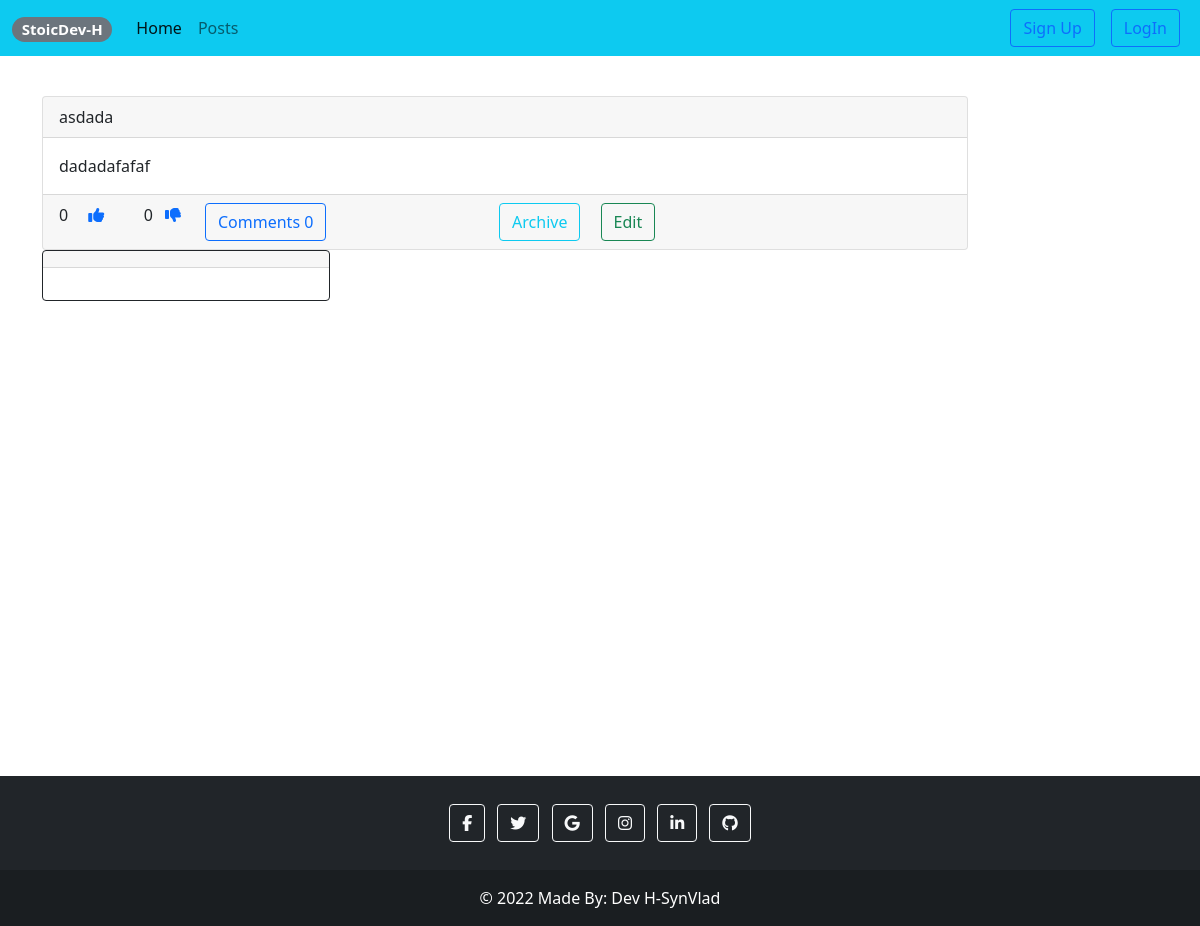
Page /details-post/5/ on the earlier database version.
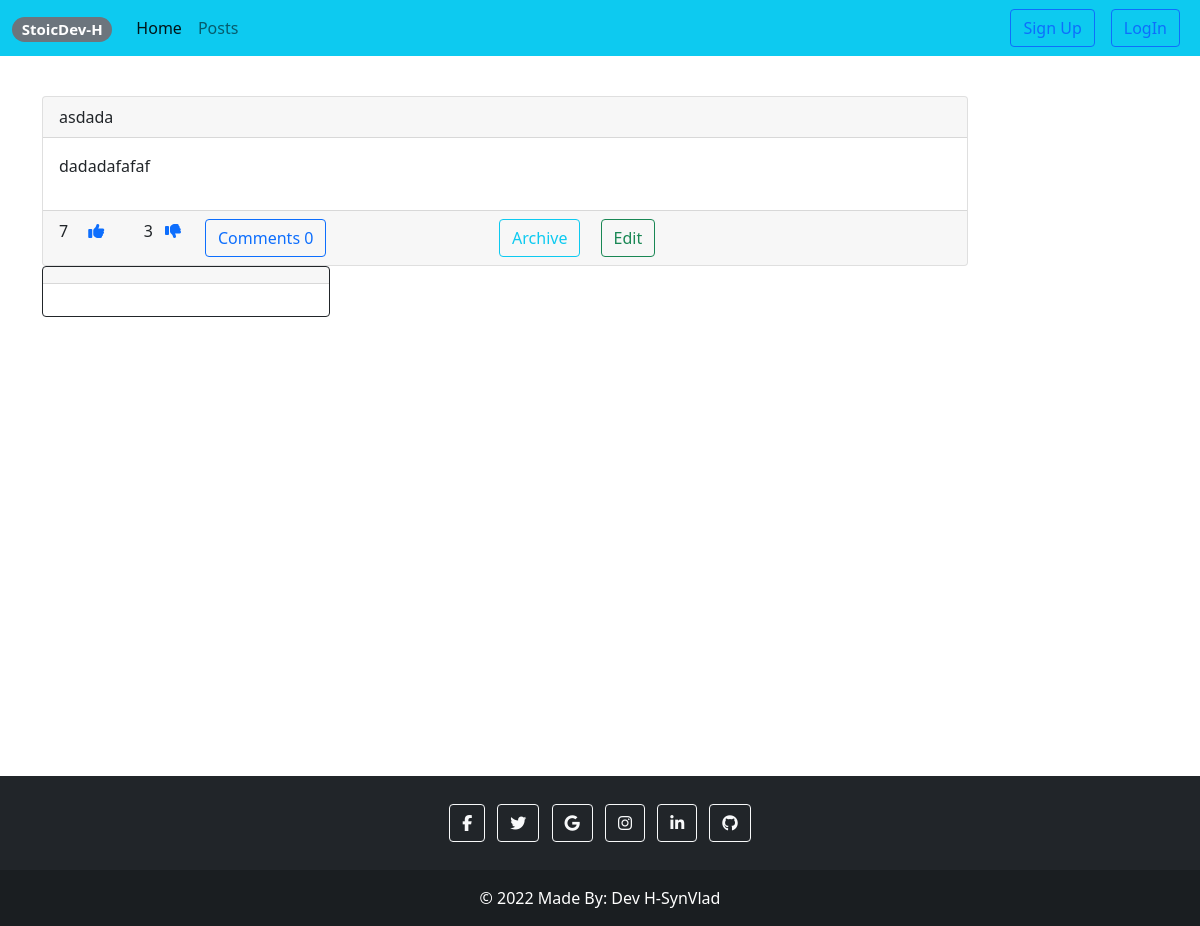
Same page on the later database version.
### post/models.py (models this page shows, shortened)
class Post(models.Model):
    topic = models.ForeignKey(Topic, on_delete=models.SET_NULL, null=True)
    title = models.CharField(max_length=255)
    description = RichTextField(blank=True)
    like_count = models.IntegerField(default=0)
    dislike_count = models.IntegerField(default=0)
    active = models.BooleanField(default=True)
    created_at = models.DateTimeField(auto_now_add=True)
    updated_at = models.DateTimeField(auto_now=True)
    class Meta:
        ordering = ['-updated_at', '-created_at']

### post/views.py (the view)
# urls.py: path('details-post/<int:pk>/', views.PostDetailsView.as_view(), name='details_post'),
class PostDetailsView(DetailView):
    template_name = 'post/details-post.html'
    model = Post

### templates/post/details-post.html (shortened to what this page needs)
{% extends 'base.html' %}
{% block content %}
    <div class="container mt-4">
        <div class="row">
            <div class="col-md-10">
                <div class="card">
                    <div class="card-header">
                        {{ post.title }}
                    </div>
                    <div class="card-body">
                        {{ post.description|safe }}
                    </div>
                    <div class="card-footer d-flex align-center">
                        <div class="dislike-like">
                            <div class="like-dislike d-flex justify-content-between" style="width:130px">
                                <div class="like">
                                    {{ post.like_count }}
                                    <a href="{% url 'update_like_post' post.id %}" class="mx-3 text-center">
                                        <i class="fa-solid fa-thumbs-up"></i>
                                    </a>
                                </div>
                                <div class="dislike">
                                    {{ post.dislike_count }}
                                    <a href="{% url 'update_dislike_post' post.id %}" class="mx-2 text-center">
                                        <i class="fa-solid fa-thumbs-down"></i>
                                    </a>
                                </div>
                            </div>
                        </div>
                        <div class="comments btn btn-outline-primary mx-3">
                            Comments 0
                        </div>
                        <div class="delete col-md-4 offset-md-2">
                            {% if post.active is True %}
                                <a href="{% url 'archive_post' post.id %}" class="btn btn-outline-info mx-2">Archive</a>
                            {% else %}
                                 <a href="{% url 'undo_archive_post' post.id %}" class="btn btn-outline-info mx-2">UndoArchive</a>
                            {% endif %}
                            <a href="{% url 'update_post' post.id %}" class="btn btn-outline-success mx-2">Edit</a>
                        </div>
                    </div>
                </div>
                {% include "comment/comment-card.html" %}
            </div>
        </div>
    </div>
{% endblock %}

Differences in the rows shown:
changed Post "asdada": description "dadadafafaf" → "<p>dadadafafaf</p>" (drawn); like_count "0" → "7"; dislike_count "0" → "3"
